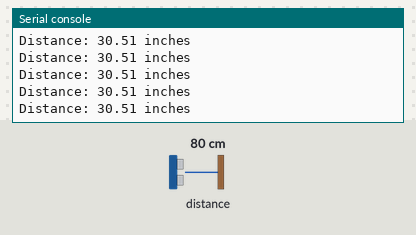
Bench run of a program on a simulated Raspberry Pi Pico running MicroPython. Parts: the last lines printed to the serial console. The inputs (shaded band) are chosen by the test bench; at power-on: distance to the obstacle 80 cm.

Above: at 1.2 s.
1.3 s: distance to the obstacle set to 2 cm
At 2.1 s:
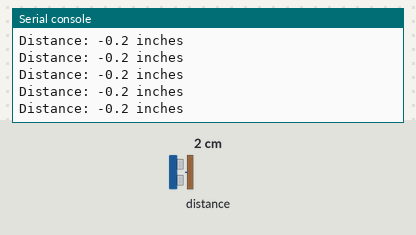
2.8 s: distance to the obstacle set to 4 cm
At 3.7 s:
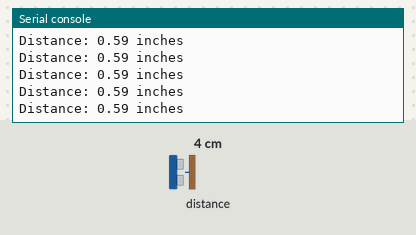
Timing chart, 0 to 5.8 s (numbered marks = the images above; inputs shaded):
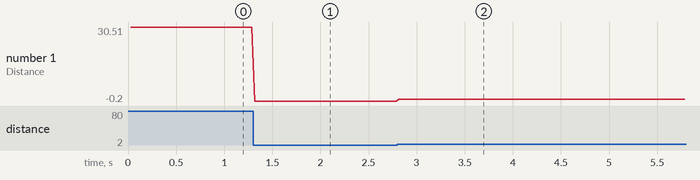

The program:

timeOfFlight.py
```python
from machine import Pin, I2C
from vl53l0x import VL53L0X
import time # sleep

i2cToF = I2C(1, sda=Pin(2), scl=Pin(3), freq=400000)
tof = VL53L0X(i2cToF)

while True:
    measureMM = tof.ping() - 25
    measureIn = round(measureMM / 25.4, 2)
    print("Distance: " + str(measureIn) + " inches")
```

Measured:
- after the input at 1.3 s, the serial console: prints a new line at once (image 1)
- after the input at 2.8 s, the serial console: prints a new line at once (image 2)
- plotted number 1: 30.51 → -0.2 after the input at 1.3 s, -0.2 → 0.59 after the input at 2.8 s
